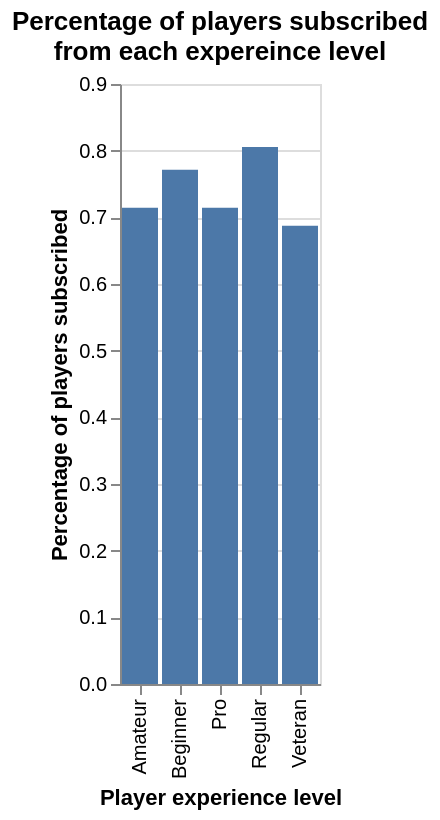

Here is the notebook cell this chart was saved with:
### Code cell
subscription_proportion = players_data.groupby('experience')['subscribe'].mean()
subscription_proportion_df = pd.DataFrame(subscription_proportion).reset_index()
experience_percent_plot = alt.Chart(subscription_proportion_df, title=["Percentage of players subscribed", "from each expereince level"]).mark_bar().encode(
    x=alt.X("experience").title("Player experience level"),
    y=alt.Y('subscribe').title("Percentage of players subscribed"),
)
experience_percent_plot

### Figure 1 — Vega specification as saved in the notebook (floating-point values rounded to 4 significant figures)
{"$schema": "https://vega.github.io/schema/vega/v5.json", "data": [{"name": "source_0", "values": [{"experience": "Amateur", "subscribe_end": 0.7143, "subscribe_start": 0.0}, {"experience": "Beginner", "subscribe_end": 0.7714, "subscribe_start": 0.0}, {"experience": "Pro", "subscribe_end": 0.7143, "subscribe_start": 0.0}, {"experience": "Regular", "subscribe_end": 0.8056, "subscribe_start": 0.0}, {"experience": "Veteran", "subscribe_end": 0.6875, "subscribe_start": 0.0}]}, {"name": "source_0_x_domain_experience", "values": [{"experience": "Amateur"}, {"experience": "Beginner"}, {"experience": "Pro"}, {"experience": "Regular"}, {"experience": "Veteran"}]}], "signals": [{"name": "x_step", "value": 20}, {"name": "width", "update": "bandspace(domain('x').length, 0.1, 0.05) * x_step"}], "marks": [{"type": "rect", "name": "marks", "from": {"data": "source_0"}, "encode": {"update": {"y2": {"field": "subscribe_start", "scale": "y"}, "y": {"field": "subscribe_end", "scale": "y"}, "fill": {"value": "#4c78a8"}, "x": {"field": "experience", "scale": "x"}, "width": {"signal": "max(0.25, bandwidth('x'))"}}}, "style": ["bar"]}], "scales": [{"name": "x", "type": "band", "domain": {"data": "source_0_x_domain_experience", "field": "experience", "sort": true}, "range": {"step": {"signal": "x_step"}}, "paddingInner": 0.1, "paddingOuter": 0.05}, {"name": "y", "type": "linear", "domain": {"data": "source_0", "fields": ["subscribe_start", "subscribe_end"]}, "range": [{"signal": "height"}, 0], "nice": true, "zero": true}], "axes": [{"scale": "y", "gridScale": "x", "grid": true, "domain": false, "aria": false, "tickCount": {"signal": "ceil(height/40)"}, "minExtent": 0, "ticks": false, "zindex": 0, "maxExtent": 0, "orient": "left", "labels": false}, {"scale": "x", "title": "Player experience level", "orient": "bottom", "labelBaseline": "middle", "grid": false, "labelAngle": 270, "zindex": 0, "labelAlign": "right"}, {"scale": "y", "grid": false, "zindex": 0, "title": "Percentage of players subscribed", "tickCount": {"signal": "ceil(height/40)"}, "orient": "left", "labelOverlap": true}], "title": {"text": ["Percentage of players subscribed", "from each expereince level"], "frame": "group"}, "background": "white", "height": 300, "style": "cell", "padding": 5}
